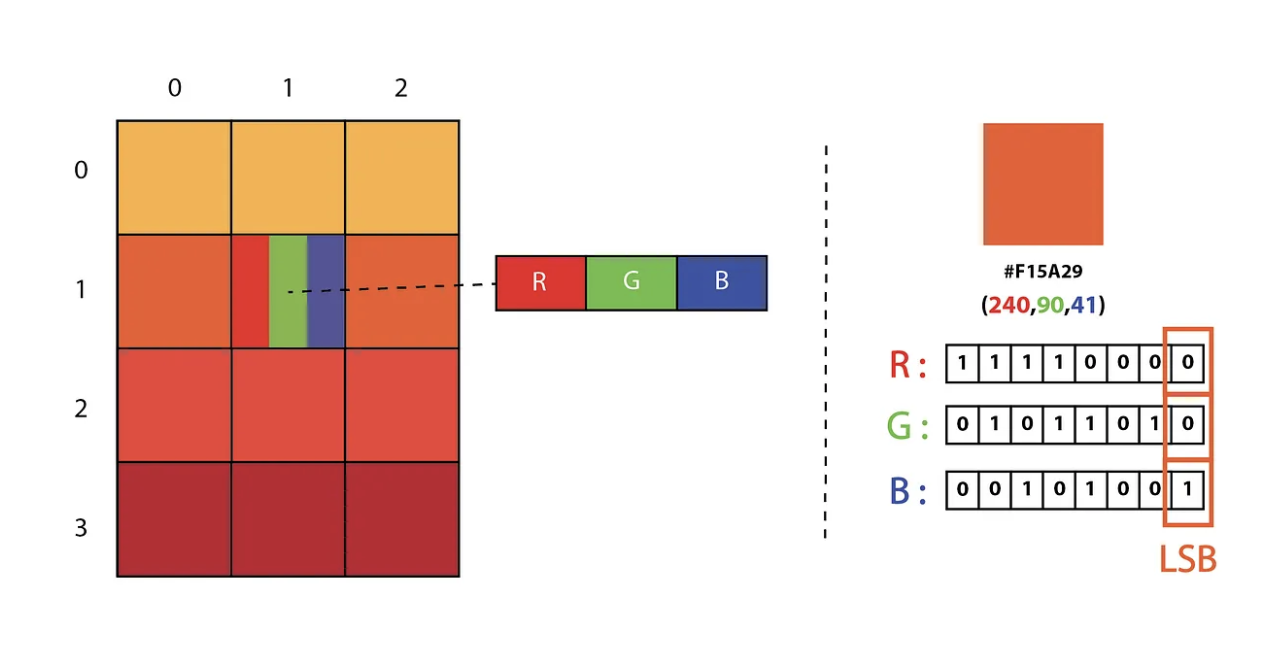
#> input picture LSB.png, 1288 x 650 px, given in place of cover_image.png, which was not available
$ python LSB.Py
#> lines starting #> are read from the running program, lines starting #| are printed output that depends on the picture; pictures that were not available may be replaced by others from this repository, and a replacement may not be noted
from PIL import Image
import numpy as np


# [68 lines of commented-out code are left out]


def encode_image(src, secret_image, dest):
    cover_img = Image.open(src, 'r')
#> cover_img is the input picture: PIL image 1288x650 RGBA; mean R, G, B, A 237.9, 216, 209, 255
    secret_img = Image.open(secret_image, 'r')
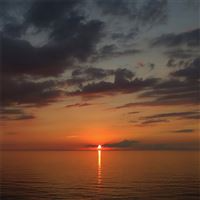
#> input picture secret_image_200x200.png, 200 x 200 px, found by its file name
#> secret_img is the input picture: PIL image 200x200 RGBA; mean R, G, B, A 99.1, 69.8, 54.7, 255

    cover_array = np.array(list(cover_img.getdata()))
    secret_array = np.array(list(secret_img.getdata()))

    if cover_img.mode == 'RGB':
        n = 3
    elif cover_img.mode == 'RGBA':
        n = 4
    total_pixels = cover_array.size // n
#> total_pixels = 837200

    secret_data = []
    for pixel in secret_array:
        for color in pixel[:3]:  # Using only RGB components
            secret_data.append(format(color, '08b'))  # Convert each color component to 8-bit binary
#> this loop made 40000 passes
#> pixel on passes 1 to 3: [50, 59, 68, 255], [50, 59, 68, 255], [49, 58, 67, 255]
#> after the loop, secret_data = 120000 items

    if len(secret_data) > total_pixels * n:
        print("ERROR: Secret image too large for cover image")
        return

    secret_data += ['0' * 8] * (total_pixels * n - len(secret_data))  # Padding with zeros if necessary
#> secret_data = 3348800 items

    index = 0
    for p in range(total_pixels):
        for q in range(0, n):
            cover_array[p][q] = int(bin(cover_array[p][q])[2:9] + secret_data[index], 2)
            index += 1
#> after the loop, index = 3348800

    cover_array = cover_array.reshape(cover_img.height, cover_img.width, n)
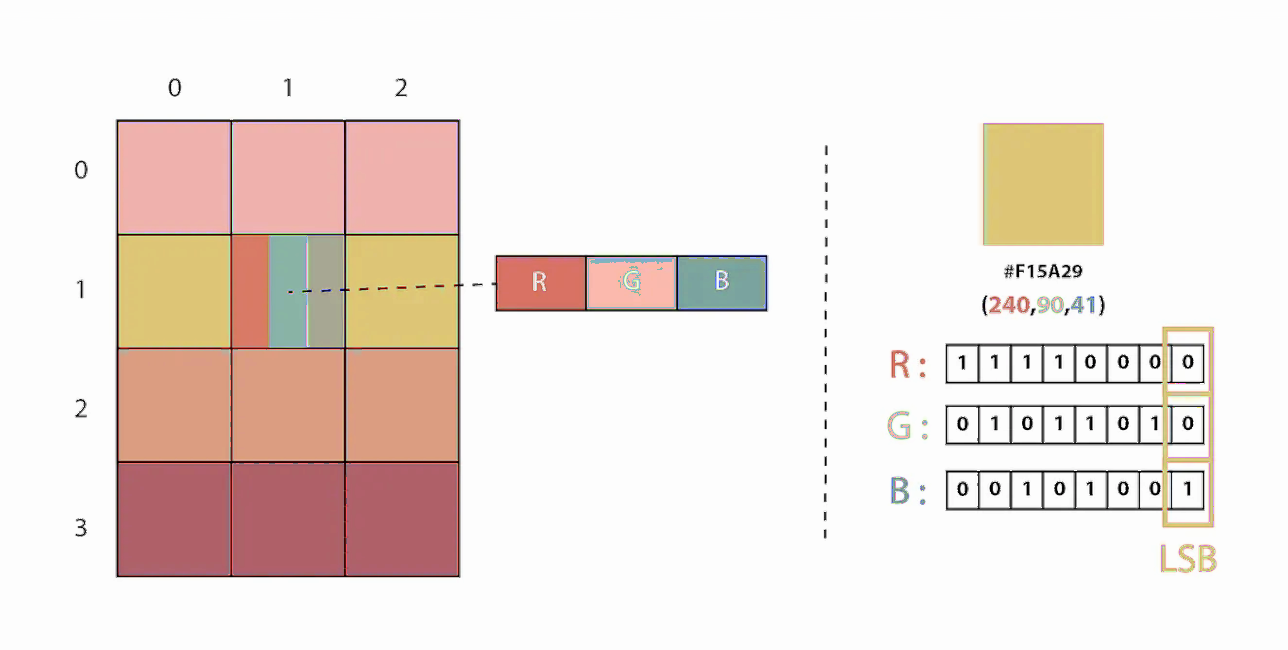
#> cover_array: shape (650, 1288, 4) int64; mean R, G, B, A 30672.1, 29225.3, 28534.3, 32514.7; transparent parts drawn white
    encoded_img = Image.fromarray(cover_array.astype('uint8'), cover_img.mode)
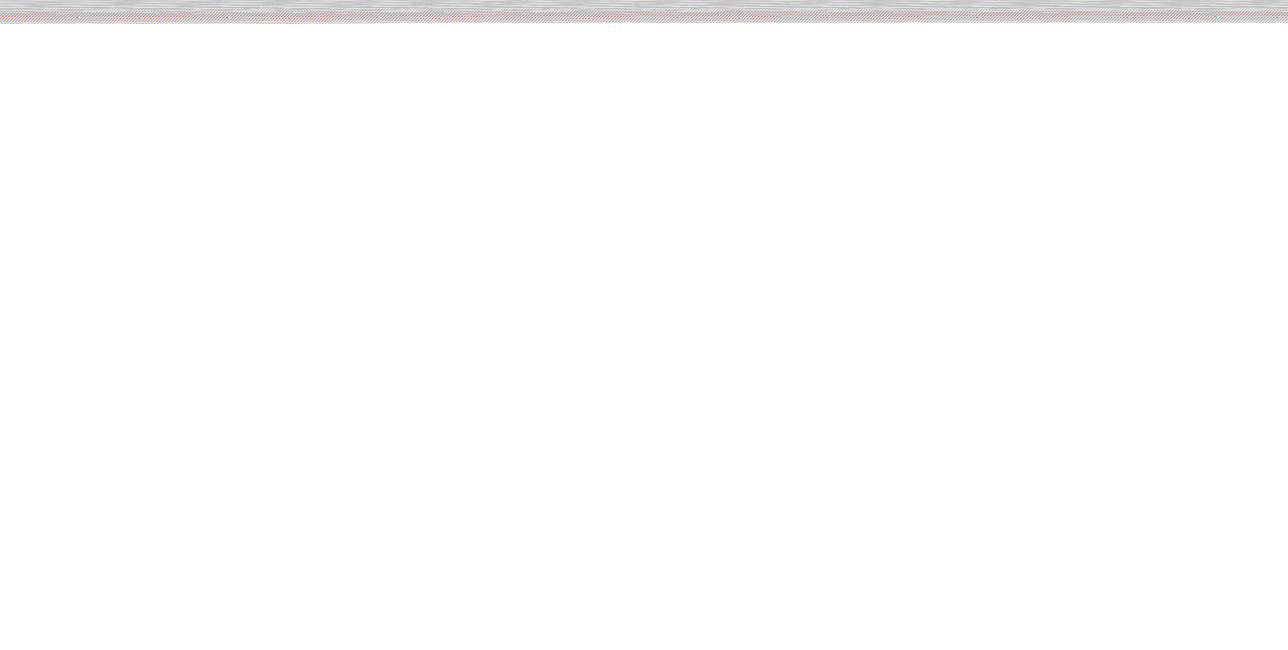
#> encoded_img: PIL image 1288x650 RGBA; mean R, G, B, A 2.7, 2.7, 2.7, 2.7; transparent parts drawn white
    encoded_img.save(dest)
    print("Image Encoded Successfully")


def decode_image(src):
    img = Image.open(src, 'r')
    array = np.array(list(img.getdata()))

    if img.mode == 'RGB':
        n = 3
    elif img.mode == 'RGBA':
        n = 4
    total_pixels = array.size // n

    hidden_data = ""
    for p in range(total_pixels):
        for q in range(0, 3):
            hidden_data += (bin(array[p][q])[2:][-1])  # Extracting the least significant bit from each color channel

    hidden_data = [hidden_data[i:i + 8] for i in range(0, len(hidden_data), 8)]

    recovered_data = []
    for binary in hidden_data:
        recovered_data.append(int(binary, 2))

    recovered_data = np.array(recovered_data).reshape((img.height, img.width, n))

    recovered_img = Image.fromarray(recovered_data.astype('uint8'), img.mode)
    recovered_img.show()


# Utilisation de ces fonctions pour cacher et extraire une image
encode_image(r'C:\Users\sambh\OneDrive\Images\Pellicule\cover_image.png', r'C:\Users\sambh\OneDrive\Images\Pellicule\secret_image_200x200.png', r'C:\Users\sambh\OneDrive\Images\Pellicule\image_in_image.png')
#decode_image(r'C:\Users\sambh\OneDrive\Images\Pellicule\image_in_image.png')
